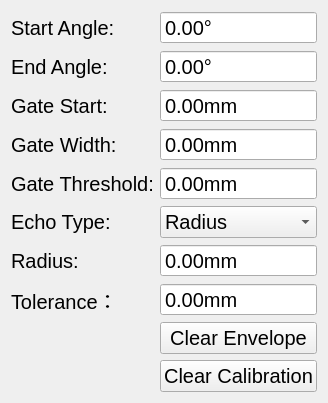
<?xml version="1.0" encoding="UTF-8"?>
<ui version="4.0">
 <class>DelayPropertiesWidget</class>
 <widget class="QWidget" name="DelayPropertiesWidget">
  <property name="geometry">
   <rect>
    <x>0</x>
    <y>0</y>
    <width>282</width>
    <height>309</height>
   </rect>
  </property>
  <property name="font">
   <font>
    <pointsize>15</pointsize>
   </font>
  </property>
  <property name="windowTitle">
   <string>Form</string>
  </property>
  <layout class="QFormLayout" name="formLayout">
   <item row="0" column="0">
    <widget class="QLabel" name="startAngleLabel">
     <property name="minimumSize">
      <size>
       <width>0</width>
       <height>30</height>
      </size>
     </property>
     <property name="text">
      <string>Start Angle:</string>
     </property>
    </widget>
   </item>
   <item row="0" column="1">
    <widget class="QDoubleSpinBox" name="startAngleDoubleSpinBox">
     <property name="sizePolicy">
      <sizepolicy hsizetype="Expanding" vsizetype="Fixed">
       <horstretch>0</horstretch>
       <verstretch>0</verstretch>
      </sizepolicy>
     </property>
     <property name="buttonSymbols">
      <enum>QAbstractSpinBox::NoButtons</enum>
     </property>
     <property name="suffix">
      <string>°</string>
     </property>
    </widget>
   </item>
   <item row="1" column="0">
    <widget class="QLabel" name="endAngleLabel">
     <property name="minimumSize">
      <size>
       <width>0</width>
       <height>30</height>
      </size>
     </property>
     <property name="text">
      <string>End Angle:</string>
     </property>
    </widget>
   </item>
   <item row="1" column="1">
    <widget class="QDoubleSpinBox" name="endAngleDoubleSpinBox">
     <property name="sizePolicy">
      <sizepolicy hsizetype="Expanding" vsizetype="Fixed">
       <horstretch>0</horstretch>
       <verstretch>0</verstretch>
      </sizepolicy>
     </property>
     <property name="buttonSymbols">
      <enum>QAbstractSpinBox::NoButtons</enum>
     </property>
     <property name="suffix">
      <string>°</string>
     </property>
    </widget>
   </item>
   <item row="2" column="0">
    <widget class="QLabel" name="gateStartLabel">
     <property name="minimumSize">
      <size>
       <width>0</width>
       <height>30</height>
      </size>
     </property>
     <property name="text">
      <string>Gate Start:</string>
     </property>
    </widget>
   </item>
   <item row="2" column="1">
    <widget class="QDoubleSpinBox" name="gateStartDoubleSpinBox">
     <property name="sizePolicy">
      <sizepolicy hsizetype="Expanding" vsizetype="Fixed">
       <horstretch>0</horstretch>
       <verstretch>0</verstretch>
      </sizepolicy>
     </property>
     <property name="buttonSymbols">
      <enum>QAbstractSpinBox::NoButtons</enum>
     </property>
     <property name="suffix">
      <string>mm</string>
     </property>
    </widget>
   </item>
   <item row="3" column="0">
    <widget class="QLabel" name="gateWidthLabel">
     <property name="minimumSize">
      <size>
       <width>0</width>
       <height>30</height>
      </size>
     </property>
     <property name="text">
      <string>Gate Width:</string>
     </property>
    </widget>
   </item>
   <item row="3" column="1">
    <widget class="QDoubleSpinBox" name="gateWidthDoubleSpinBox">
     <property name="sizePolicy">
      <sizepolicy hsizetype="Expanding" vsizetype="Fixed">
       <horstretch>0</horstretch>
       <verstretch>0</verstretch>
      </sizepolicy>
     </property>
     <property name="buttonSymbols">
      <enum>QAbstractSpinBox::NoButtons</enum>
     </property>
     <property name="suffix">
      <string>mm</string>
     </property>
    </widget>
   </item>
   <item row="4" column="0">
    <widget class="QLabel" name="gateThresholdLabel">
     <property name="minimumSize">
      <size>
       <width>0</width>
       <height>30</height>
      </size>
     </property>
     <property name="text">
      <string>Gate Threshold:</string>
     </property>
    </widget>
   </item>
   <item row="4" column="1">
    <widget class="QDoubleSpinBox" name="gateThresholdDoubleSpinBox">
     <property name="sizePolicy">
      <sizepolicy hsizetype="Expanding" vsizetype="Fixed">
       <horstretch>0</horstretch>
       <verstretch>0</verstretch>
      </sizepolicy>
     </property>
     <property name="buttonSymbols">
      <enum>QAbstractSpinBox::NoButtons</enum>
     </property>
     <property name="suffix">
      <string>mm</string>
     </property>
    </widget>
   </item>
   <item row="5" column="0">
    <widget class="QLabel" name="echoTypeLabel">
     <property name="minimumSize">
      <size>
       <width>0</width>
       <height>30</height>
      </size>
     </property>
     <property name="text">
      <string>Echo Type:</string>
     </property>
    </widget>
   </item>
   <item row="5" column="1">
    <widget class="QComboBox" name="echoTypeComboBox">
     <property name="sizePolicy">
      <sizepolicy hsizetype="Expanding" vsizetype="Fixed">
       <horstretch>0</horstretch>
       <verstretch>0</verstretch>
      </sizepolicy>
     </property>
     <item>
      <property name="text">
       <string>Radius</string>
      </property>
     </item>
    </widget>
   </item>
   <item row="6" column="0">
    <widget class="QLabel" name="radiusLabel">
     <property name="minimumSize">
      <size>
       <width>0</width>
       <height>30</height>
      </size>
     </property>
     <property name="text">
      <string>Radius:</string>
     </property>
    </widget>
   </item>
   <item row="6" column="1">
    <widget class="QDoubleSpinBox" name="radiusDoubleSpinBox">
     <property name="sizePolicy">
      <sizepolicy hsizetype="Expanding" vsizetype="Fixed">
       <horstretch>0</horstretch>
       <verstretch>0</verstretch>
      </sizepolicy>
     </property>
     <property name="buttonSymbols">
      <enum>QAbstractSpinBox::NoButtons</enum>
     </property>
     <property name="suffix">
      <string>mm</string>
     </property>
    </widget>
   </item>
   <item row="7" column="0">
    <widget class="QLabel" name="toleranceLabel">
     <property name="minimumSize">
      <size>
       <width>0</width>
       <height>30</height>
      </size>
     </property>
     <property name="text">
      <string>Tolerance：</string>
     </property>
    </widget>
   </item>
   <item row="7" column="1">
    <widget class="QDoubleSpinBox" name="toleranceDoubleSpinBox">
     <property name="sizePolicy">
      <sizepolicy hsizetype="Expanding" vsizetype="Fixed">
       <horstretch>0</horstretch>
       <verstretch>0</verstretch>
      </sizepolicy>
     </property>
     <property name="buttonSymbols">
      <enum>QAbstractSpinBox::NoButtons</enum>
     </property>
     <property name="suffix">
      <string>mm</string>
     </property>
    </widget>
   </item>
   <item row="8" column="1">
    <widget class="QPushButton" name="clearEnvelopeBtn">
     <property name="sizePolicy">
      <sizepolicy hsizetype="Expanding" vsizetype="Fixed">
       <horstretch>0</horstretch>
       <verstretch>0</verstretch>
      </sizepolicy>
     </property>
     <property name="text">
      <string>Clear Envelope</string>
     </property>
    </widget>
   </item>
   <item row="9" column="1">
    <widget class="QPushButton" name="clearCalibrationBtn">
     <property name="sizePolicy">
      <sizepolicy hsizetype="Expanding" vsizetype="Fixed">
       <horstretch>0</horstretch>
       <verstretch>0</verstretch>
      </sizepolicy>
     </property>
     <property name="text">
      <string>Clear Calibration</string>
     </property>
    </widget>
   </item>
  </layout>
 </widget>
 <resources/>
 <connections/>
</ui>
